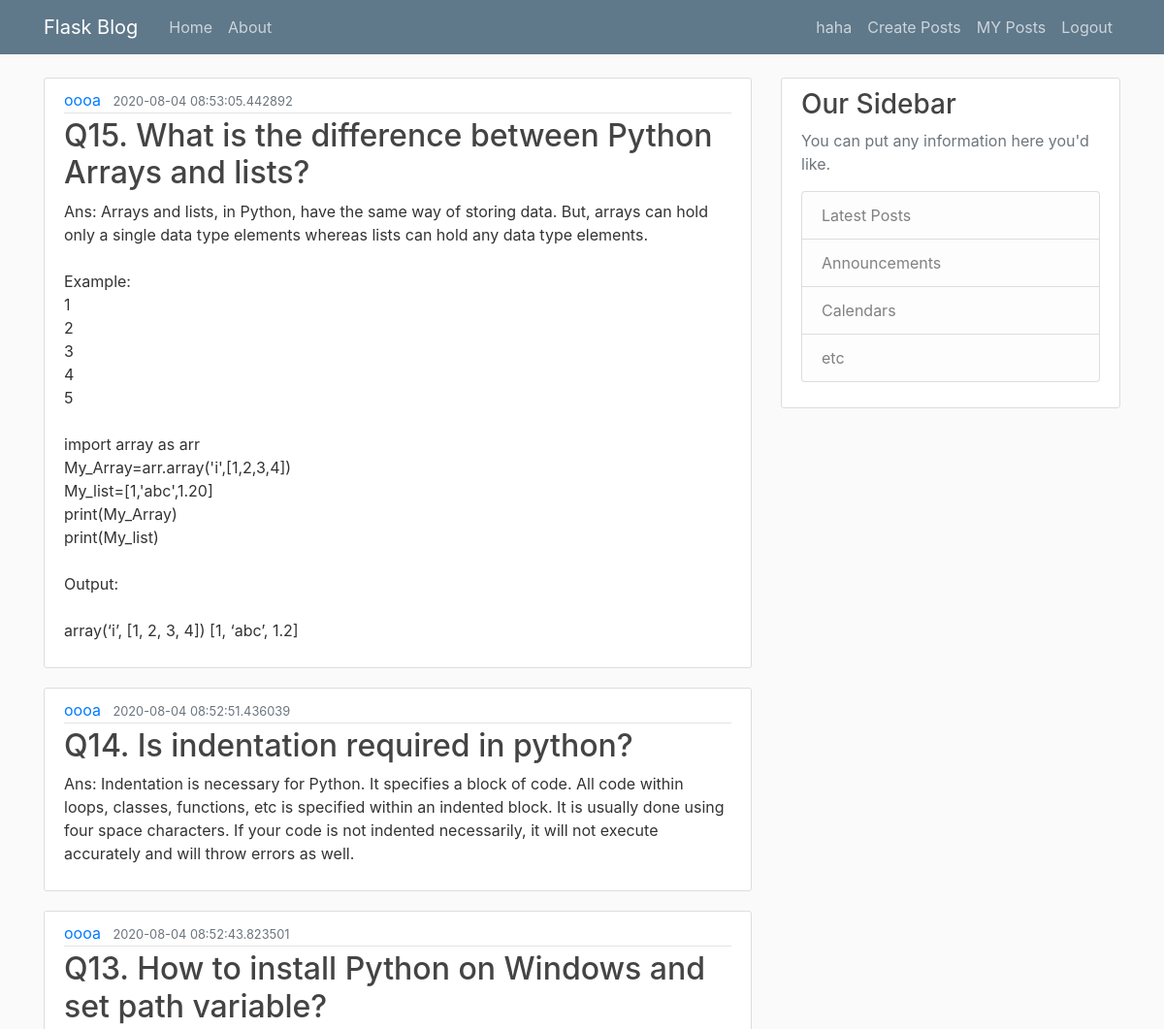
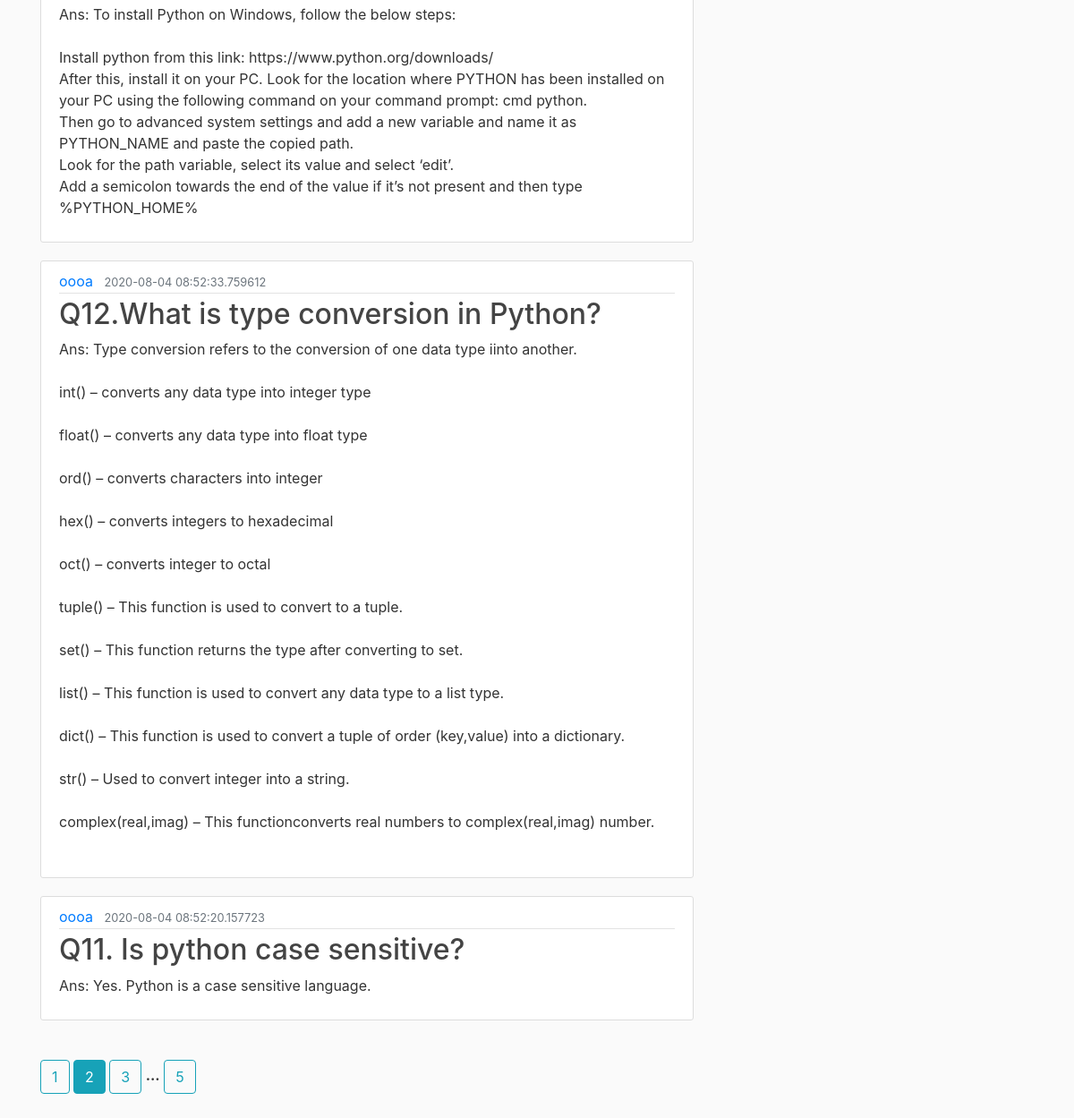
Screenshot of /home?page=2 (signed in) with the database file from the repository (2 pictures, top to bottom).
### blogflask/models.py (models this page shows, shortened)
class User(db.Model,UserMixin):
    id = db.Column(db.Integer, primary_key=True)
    username = db.Column(db.String(20), unique=True, nullable=False)
    email = db.Column(db.String(120), unique=True, nullable=False)
    image_file = db.Column(db.String(20), nullable=False, default='default.jpg')
    passwords = db.Column(db.String(20), nullable=False)
    posts = db.relationship('Post', backref='author', lazy=True)

class Post(db.Model):
    id = db.Column(db.Integer, primary_key=True)
    title = db.Column(db.String(100), nullable=False)
    date_posted = db.Column(db.DateTime, nullable=False, default=datetime.utcnow)
    content = db.Column(db.Text, nullable=False)
    user_id = db.Column(db.Integer, db.ForeignKey('user.id'), nullable=False)

### blogflask/router.py (the view)
@app.route('/')
@app.route('/home')
def home():
    page = request.args.get('page', 1, type=int)
    posts = Post.query.order_by(Post.date_posted.desc()).paginate(page=page, per_page=5)
    return render_template("home.html", posts=posts, title='Home', user=User())

### blogflask/models.py (called while the page is built)
@login_manager.user_loader
def load_user(user_id):
    return User.query.get(int(user_id))

### blogflask/templates/home.html
{% extends "layout.html" %}
{% block content %}
    {% for post in posts.items %}
        <article class="media content-section">
            <div class="media-body">
                <div class="article-metadata">
                    <a class="mr-2" href="{{ url_for('user_posts', user_id=user.query.get(post.user_id).id)}}">{{ user.query.get(post.user_id).username}}</a>
                    <small class="text-muted">{{ post.date_posted }}</small>
                </div>
                <h2><a class="article-title" href="#">{{ post.title }}</a></h2>
                <p class="article-content">{{ post.content }}</p>
            </div>
        </article>
    {% endfor %}
    <br>
    {% for page_num in posts.iter_pages(left_edge=1,right_edge=1,left_current=2,right_current=2) %}
        {% if page_num %}
            {% if posts.page==page_num %}
            <a class="btn btn-info btn-xs" href="{{ url_for('home' , page = page_num) }}">{{ page_num }}</a>
            {% else %}
                <a class="btn btn-outline-info btn-xs" href="{{ url_for('home' , page = page_num) }}">{{ page_num }}</a>
            {% endif %}
            {% else %}
            <b>...</b>
        {% endif %}
    {% endfor %}
{% endblock content %}

### blogflask/templates/layout.html (shortened to what this page needs)
<!DOCTYPE html>
<html>
<head>
<link rel="stylesheet" href="https://maxcdn.bootstrapcdn.com/bootstrap/4.5.0/css/bootstrap.min.css">
    <link rel="stylesheet" type="text/css" href="{{ url_for('static', filename='main.css') }}">
</head>
<body>
<header class="site-header">
    <nav class="navbar navbar-expand-md navbar-dark bg-steel fixed-top">
        <div class="container">
            <a class="navbar-brand mr-4" href="/">Flask Blog</a>
            <div class="collapse navbar-collapse" id="navbarToggle">
                <div class="navbar-nav mr-auto">
                    <a class="nav-item nav-link" href="/">Home</a>
                    <a class="nav-item nav-link" href="/about">About</a>
                </div>
                <div class="navbar-nav">
                    {% if current_user.is_authenticated %}
                        <a class="nav-item nav-link" href="/account">{{current_user.username }}</a>
                        <a class="nav-item nav-link" href="/post/new">Create Posts</a>
                         <a class="nav-item nav-link" href="{{ url_for('user_posts',user_id=current_user.id) }}">MY Posts</a>
                        <a class="nav-item nav-link" href="/logout">Logout</a>
                    {% else %}
                    <a class="nav-item nav-link" href="/login">Login</a>
                    <a class="nav-item nav-link" href="/register">Register</a>
                {% endif %}
                </div>
            </div>
        </div>
    </nav>
</header>
<main role="main" class="container">
    <div class="row">
        <div class="col-md-8">
            {% block content %}{% endblock %}
        </div>
        <div class="col-md-4">
            <div class="content-section">
                <h3>Our Sidebar</h3>
                <p class='text-muted'>You can put any information here you'd like.
                <ul class="list-group">
                    <li class="list-group-item list-group-item-light">Latest Posts</li>
                    <li class="list-group-item list-group-item-light">Announcements</li>
                    <li class="list-group-item list-group-item-light">Calendars</li>
                    <li class="list-group-item list-group-item-light">etc</li>
                </ul>
                </p>
            </div>
        </div>
    </div>
<br>
<br>
    <br>
    <br>
</main>
</body>
</html>

### blogflask/static/main.css (style rules this page uses)
body { background: #fafafa; color: #333333; margin-top: 5rem; }
h1, h2, h3, h4, h5, h6 { color: #444444; }
.bg-steel { background-color: #5f788a; }
.site-header .navbar-nav .nav-link { color: #cbd5db; }
.content-section { background: #ffffff; padding: 10px 20px; border: 1px solid #dddddd; border-radius: 3px; margin-bottom: 20px; }
.article-title { color: #444444; }
.article-content { white-space: pre-line; }
.article-metadata { padding-bottom: 1px; margin-bottom: 4px; border-bottom: 1px solid #e3e3e3 }

### rows the page displays
User: username "haha"
Post: date_posted "2020-08-04 08:53:05.442892", title "Q15. What is the difference between Python Arrays and lists?", content "Ans: Arrays and lists, in Python, have the same way of storing data. But, arrays can hold only a single data type elements whereas lists can hold any data type elements. Example: 1 2 3 4 5 import array as arr My_Array=arr.array('i',[1,2,3,4]) My_list=[1,'abc',1.20] print(My_Array) print(My_list) Output: array(‘i’, [1, 2, 3, 4]) [1, ‘abc’, 1.2]"
User: query.get "oooa"
Post: date_posted "2020-08-04 08:52:51.436039", title "Q14. Is indentation required in python?", content "Ans: Indentation is necessary for Python. It specifies a block of code. All code within loops, classes, functions, etc is specified within an indented block. It is usually done using four space characters. If your code is not indented necessarily, it will not execute accurately and will throw errors as well."
Post: date_posted "2020-08-04 08:52:43.823501", title "Q13. How to install Python on Windows and set path variable?", content "Ans: To install Python on Windows, follow the below steps: Install python from this link: https://www.python.org/downloads/ After this, install it on your PC. Look for the location where PYTHON has been installed on your PC using the following command on your command prompt: cmd python. Then go to advanced system settings and add a new variable and name it as PYTHON_NAME and paste the copied path. Look for the path variable, select its value and select ‘edit’. Add a semicolon towards the end of the value if it’s not present and then type %PYTHON_HOME%"
Post: date_posted "2020-08-04 08:52:33.759612", title "Q12.What is type conversion in Python?", content "Ans: Type conversion refers to the conversion of one data type iinto another. int() – converts any data type into integer type float() – converts any data type into float type ord() – converts characters into integer hex() – converts integers to hexadecimal oct() – converts integer to octal tuple() – This function is used to convert to a tuple. set() – This function returns the type after converting to set. list() – This function is used to convert any data type to a list type. dict() – This function is used to convert a tuple of order (key,value) into a dictionary. str() – Used to convert integer into a string. complex(real,imag) – This functionconverts real numbers to complex(real,imag)…"
Post: date_posted "2020-08-04 08:52:20.157723", title "Q11. Is python case sensitive?", content "Ans: Yes. Python is a case sensitive language."

### other values shown
{{ page_num }} "1" "3" "5"
{{ page_num }} "2"
